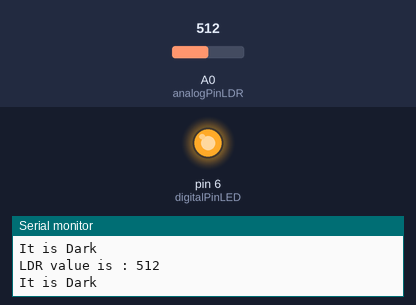
The sketch below on a simulated Arduino Uno, built with avr-gcc and run on an emulated ATmega328P. Shown: output pins drawn as LEDs (lit = HIGH), the last lines printed to the serial monitor. The test bench sets the inputs (shaded band); at power-on: A0 (analogPinLDR) = 512.

Above: at 1.2 s.
1.3 s: A0 (analogPinLDR) set to 418
2.8 s: A0 (analogPinLDR) set to 381
At 4.0 s:
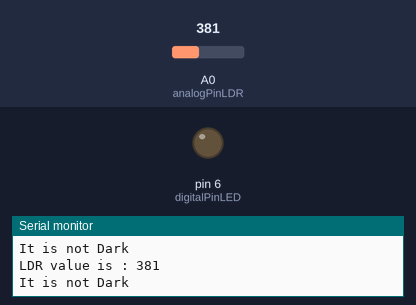
4.3 s: A0 (analogPinLDR) set to 410
At 5.4 s:
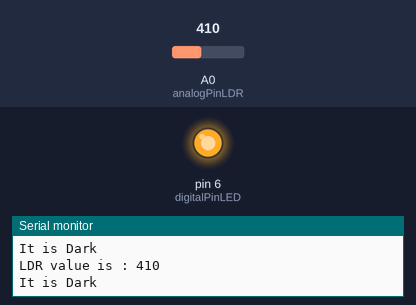
5.9 s: A0 (analogPinLDR) set to 390
At 6.8 s:
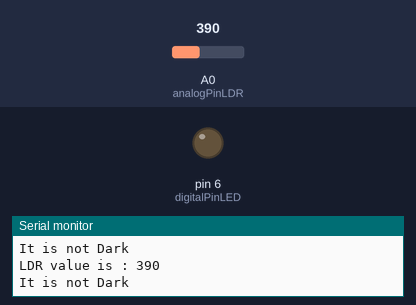
Timing chart, 0 to 8.5 s (numbered marks = the images above; inputs shaded):
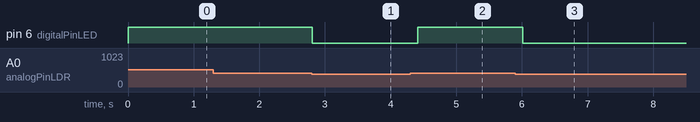

The sketch:

Analog_LED_On_Of_By_LDR.ino
```cpp
//Program : Reading LDR values

//Global Variables
int analogPinLDR = A0;
int digitalPinLED = 6;
//Variable for storing the LDR Values
int valueLDR;

void setup() {
  // put your setup code here, to run once:
  //initialise the serial baud rate
  Serial.begin(9600);
  //initialising the LDR pin
  pinMode(analogPinLDR, INPUT);
  pinMode(digitalPinLED, OUTPUT);
}

void loop() {
  // put your main code here, to run repeatedly:
  //Read analog value
  valueLDR = analogRead(analogPinLDR);
  //Send value to serial port
  Serial.print("LDR value is : ");
  Serial.println(valueLDR);
  if(valueLDR >= 400)
  {
    digitalWrite(digitalPinLED, HIGH);
    Serial.println("It is Dark");
  }
  else
  {
    digitalWrite(digitalPinLED, LOW);
    Serial.println("It is not Dark");
  }
  //delay
  delay(200);
}
```

Measured:
- the behaviour switches between 400 and 399 on A0 (analogPinLDR) (found by bisection; images 0 and 1)
- after the input at 2.8 s, pin 6 (digitalPinLED): HIGH → LOW at once
- after the input at 4.3 s, pin 6 (digitalPinLED): LOW → HIGH after 0.11 s
- after the input at 5.9 s, pin 6 (digitalPinLED): HIGH → LOW after 0.12 s
